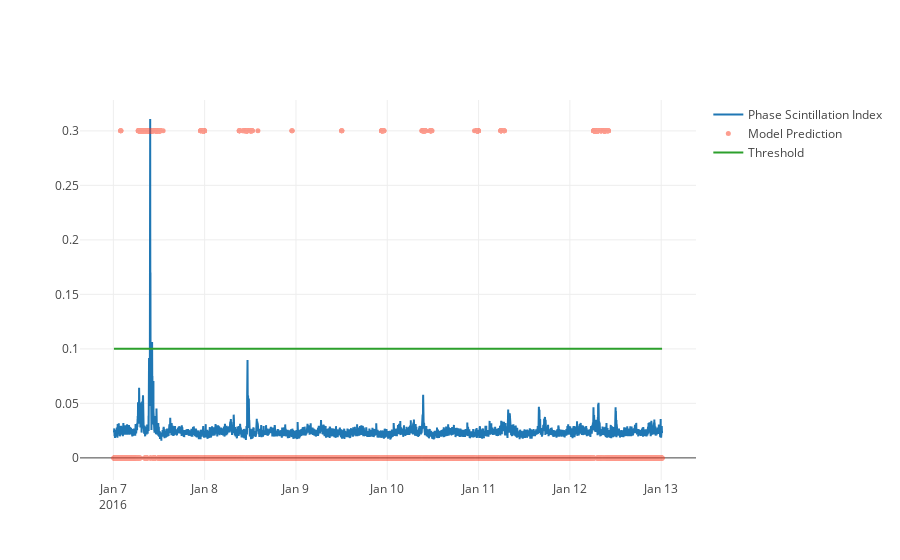

Source (notebook cell):
### Code cell
#### Evaluation Dashboard ####

# INTERACTIVE PLOT OF DATA AND PREDICTIONS
import plotly.plotly as py
import plotly.graph_objs as go
from plotly.offline import download_plotlyjs, init_notebook_mode, plot, iplot

# Initialize Jupyter Notebook mode
init_notebook_mode(connected=True)

idx_ts_plot = [8641,8641+8640]
lw = 2
val_df = interpolated_df.iloc[idx_2016+1:,:].copy(deep=True)
dates = [pd.to_datetime(d) for d in val_df['time'].iloc[idx_ts_plot[0]:idx_ts_plot[-1]]]


data1 = go.Scatter(x=dates, 
                   y = val_df['sigmaPhi projected to vertical at prediction time(1h) [radians]'].iloc[idx_ts_plot[0]:idx_ts_plot[-1]],
                   name='Phase Scintillation Index')


data2 = go.Scatter(x=dates, 
                    y=0.3*y_val_predictions_oneHot[idx_ts_plot[0]:idx_ts_plot[-1]],
                    opacity=0.5,
                    mode="markers",
                    marker = dict(
                      color = 'rgb(252, 61, 33)',   
                      size = 5),
                    name="Model Prediction")
# TODO: plot TP, TN, FP, and FN instead of just the predictions
data3 = go.Scatter(x=dates,
#                    y=np.repeat(thresh_pred,len(y_val_predictions_oneHot[idx_ts_plot[0]:idx_ts_plot[-1]])),
                   y=np.repeat(0.1,len(y_val_predictions_oneHot[idx_ts_plot[0]:idx_ts_plot[-1]])),
                   mode="lines",
                   name="Threshold"
                   )

data_full = [data1,data2,data3]
iplot(data_full)



# Confusion Matrix and ROC Curve
cnfmatrix_class_names = ['no scintillation','scintillation']

cnf_matrix = confusion_matrix(y_val_classify, y_val_predictions_oneHot)

fig1 = plt.figure()
plot_confusion_matrix(cnf_matrix, classes=cnfmatrix_class_names, normalize=False,
                              title='Confusion matrix')

fig2 = plt.figure()
plot_confusion_matrix(cnf_matrix, classes=cnfmatrix_class_names, normalize=True,
                              title='Normalized Confusion matrix')

fig3 = plt.figure()
fpr, tpr, thresholds = roc_curve(y_true=y_val_classify, y_score=y_val_predictions, pos_label=1)
    # pos_label indicates the label in the predictions that are 'positive' class
print(fpr, tpr, thresholds)
roc_auc = auc(fpr, tpr)

lw = 2
plt.plot(fpr, tpr, color='darkorange',
         lw=lw, label='ROC curve (area = %0.2f)' % roc_auc)
plt.plot([0, 1], [0, 1], color='navy', lw=lw, linestyle='--')
plt.xlim([0.0, 1.0])
plt.ylim([0.0, 1.05])
plt.xlabel('False Positive Rate')
plt.ylabel('True Positive Rate')
plt.title('Receiver operating characteristic')
plt.legend(loc="lower right")

plt.show()


##### SKILL SCORES #####
BSS,TSS,ApSS = calculate_skill_scores(y_val_classify,y_val_predictions,thresh_pred)
    
print('Brier Skill Score = {0}'.format(BSS))
print('Total Skill Score = {0}'.format(TSS))

### Figure 1 — Plotly figure (JSON) as saved in the notebook; plotly's stock layout.template omitted (floating-point values rounded to 4 significant figures; data arrays with more than 128 entries replaced by an {"elided": "..."} marker saying what was removed)
{"data": [{"name": "Phase Scintillation Index", "type": "scatter", "uid": "32185a92-dea5-11e8-8bb9-6003089ce598", "x": {"elided": "8640 str values"}, "y": {"elided": "8640 float values"}}, {"marker": {"color": "rgb(252, 61, 33)", "size": 5}, "mode": "markers", "name": "Model Prediction", "opacity": 0.5, "type": "scatter", "uid": "32186cda-dea5-11e8-b5a3-6003089ce598", "x": {"elided": "8640 str values"}, "y": {"elided": "8640 float values"}}, {"mode": "lines", "name": "Threshold", "type": "scatter", "uid": "32186dc0-dea5-11e8-bf60-6003089ce598", "x": {"elided": "8640 str values"}, "y": {"elided": "8640 float values"}}], "layout": {}}
